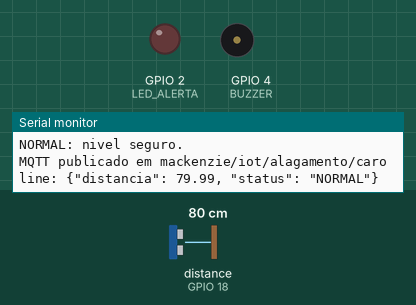
Recording of a sketch running on a simulated ESP32. Shown: output pins drawn as LEDs (lit = HIGH), buzzer (waves = sounding), the last lines printed to the serial monitor. Wiring (from diagram.json): ultrasonic range finder: trigger GPIO 5; echo GPIO 18. Inputs (shaded band) come from the test bench; at power-on: distance to the obstacle (sensor on GPIO 18) 80 cm. The echo pulse lasts 58.3 µs per cm; WiFi joins after 1.5 s; servers stay silent unless stated; random numbers use the default seed unless the sketch sets one; no MQTT or app messages arrive unless stated; pins used as bus, display or sensor lines are not drawn.

Above: at 2.7 s.
2.8 s: distance to the obstacle (sensor on GPIO 18) set to 12 cm
4.7 s: distance to the obstacle (sensor on GPIO 18) set to 9 cm
At 6.7 s:
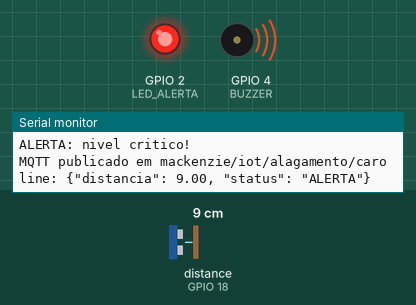
7.0 s: distance to the obstacle (sensor on GPIO 18) set to 18 cm
At 8.8 s:
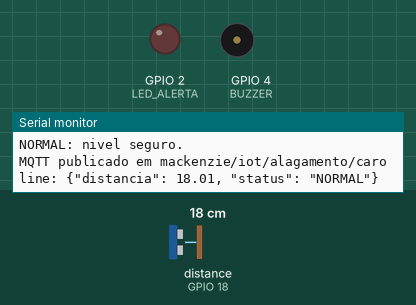
9.1 s: distance to the obstacle (sensor on GPIO 18) set to 2 cm
At 10.8 s:
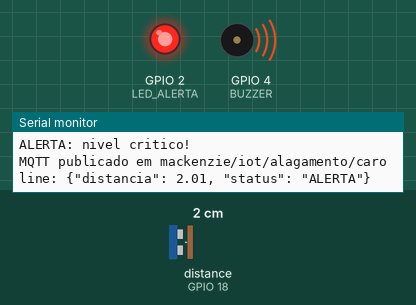
Timing chart, 0 to 12.1 s (numbered marks = the images above; inputs shaded):
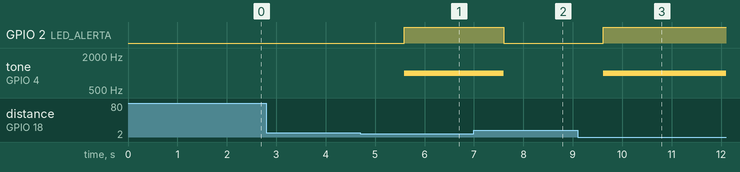

Measured:
- the behaviour switches between 11 and 10 cm on distance to the obstacle (sensor on GPIO 18) (found by bisection; images 0 and 1)
- after the input at 4.7 s, GPIO 2 (LED_ALERTA): LOW → HIGH after 0.89 s; tone on GPIO 4 (BUZZER): silent → 1000 Hz after 0.89 s
- after the input at 7.0 s, GPIO 2 (LED_ALERTA): HIGH → LOW after 0.60 s; tone on GPIO 4 (BUZZER): 1000 Hz → silent after 0.60 s
- after the input at 9.1 s, GPIO 2 (LED_ALERTA): LOW → HIGH after 0.51 s; tone on GPIO 4 (BUZZER): silent → 1000 Hz after 0.51 s

The sketch:

sketch.ino
```cpp
#include <WiFi.h>
#include <PubSubClient.h>

// ---- CONFIG WIFI ----
const char* ssid = "Wokwi-GUEST";
const char* password = "";

// ---- CONFIG MQTT ----
const char* mqttServer = "broker.emqx.io";
const int mqttPort = 1883;
const char* mqttTopic = "mackenzie/iot/alagamento/caroline";

// ---- PINOS ----
#define TRIG 5
#define ECHO 18
#define BUZZER 4
#define LED_ALERTA 2

// ---- LIMITE CRÍTICO ----
float limiteAlagamento = 10.0;

// ---- OBJETOS WIFI/MQTT ----
WiFiClient espClient;
PubSubClient client(espClient);

// ---- FUNÇÃO MEDIR DISTÂNCIA ----
float medirDistancia() {
  digitalWrite(TRIG, LOW);
  delayMicroseconds(2);

  digitalWrite(TRIG, HIGH);
  delayMicroseconds(10);
  digitalWrite(TRIG, LOW);

  long duracao = pulseIn(ECHO, HIGH, 30000);

  if (duracao == 0) {
    return -1.0;
  }

  float distancia = (duracao * 0.0343) / 2.0;
  return distancia;
}

// ---- CONECTAR AO WIFI ----
void conectarWiFi() {
  Serial.print("Conectando ao WiFi");

  WiFi.begin(ssid, password);

  while (WiFi.status() != WL_CONNECTED) {
    delay(500);
    Serial.print(".");
  }

  Serial.println();
  Serial.println("WiFi conectado!");
  Serial.print("IP da ESP32: ");
  Serial.println(WiFi.localIP());
}

// ---- CONECTAR AO BROKER MQTT ----
void conectarMQTT() {
  while (!client.connected()) {
    Serial.print("Conectando ao broker MQTT... ");

    String clientId = "ESP32-Alagamento-";
    clientId += String(random(0xffff), HEX);

    if (client.connect(clientId.c_str())) {
      Serial.println("conectado!");
      Serial.print("Broker: ");
      Serial.println(mqttServer);
      Serial.print("Topico: ");
      Serial.println(mqttTopic);
    } else {
      Serial.print("falhou, rc=");
      Serial.print(client.state());
      Serial.println(" tentando novamente em 2 segundos...");
      delay(2000);
    }
  }
}

void setup() {
  Serial.begin(115200);

  pinMode(TRIG, OUTPUT);
  pinMode(ECHO, INPUT);
  pinMode(BUZZER, OUTPUT);
  pinMode(LED_ALERTA, OUTPUT);

  digitalWrite(LED_ALERTA, LOW);
  noTone(BUZZER);

  conectarWiFi();

  client.setServer(mqttServer, mqttPort);
  client.setKeepAlive(60);
  conectarMQTT();
}

void loop() {
  if (!client.connected()) {
    conectarMQTT();
  }

  client.loop();

  float distancia = medirDistancia();

  char mensagem[100];

  if (distancia > 0 && distancia <= limiteAlagamento) {
    digitalWrite(LED_ALERTA, HIGH);
    tone(BUZZER, 1000);

    snprintf(
      mensagem,
      sizeof(mensagem),
      "{\"distancia\": %.2f, \"status\": \"ALERTA\"}",
      distancia
    );

    Serial.println("ALERTA: nivel critico!");

  } else if (distancia > limiteAlagamento) {
    digitalWrite(LED_ALERTA, LOW);
    noTone(BUZZER);

    snprintf(
      mensagem,
      sizeof(mensagem),
      "{\"distancia\": %.2f, \"status\": \"NORMAL\"}",
      distancia
    );

    Serial.println("NORMAL: nivel seguro.");

  } else {
    digitalWrite(LED_ALERTA, LOW);
    noTone(BUZZER);

    snprintf(
      mensagem,
      sizeof(mensagem),
      "{\"distancia\": %.2f, \"status\": \"ERRO_LEITURA\"}",
      distancia
    );

    Serial.println("ERRO: leitura invalida.");
  }

  client.publish(mqttTopic, mensagem);

  Serial.print("MQTT publicado em ");
  Serial.print(mqttTopic);
  Serial.print(": ");
  Serial.println(mensagem);

  delay(1000);
}
```
